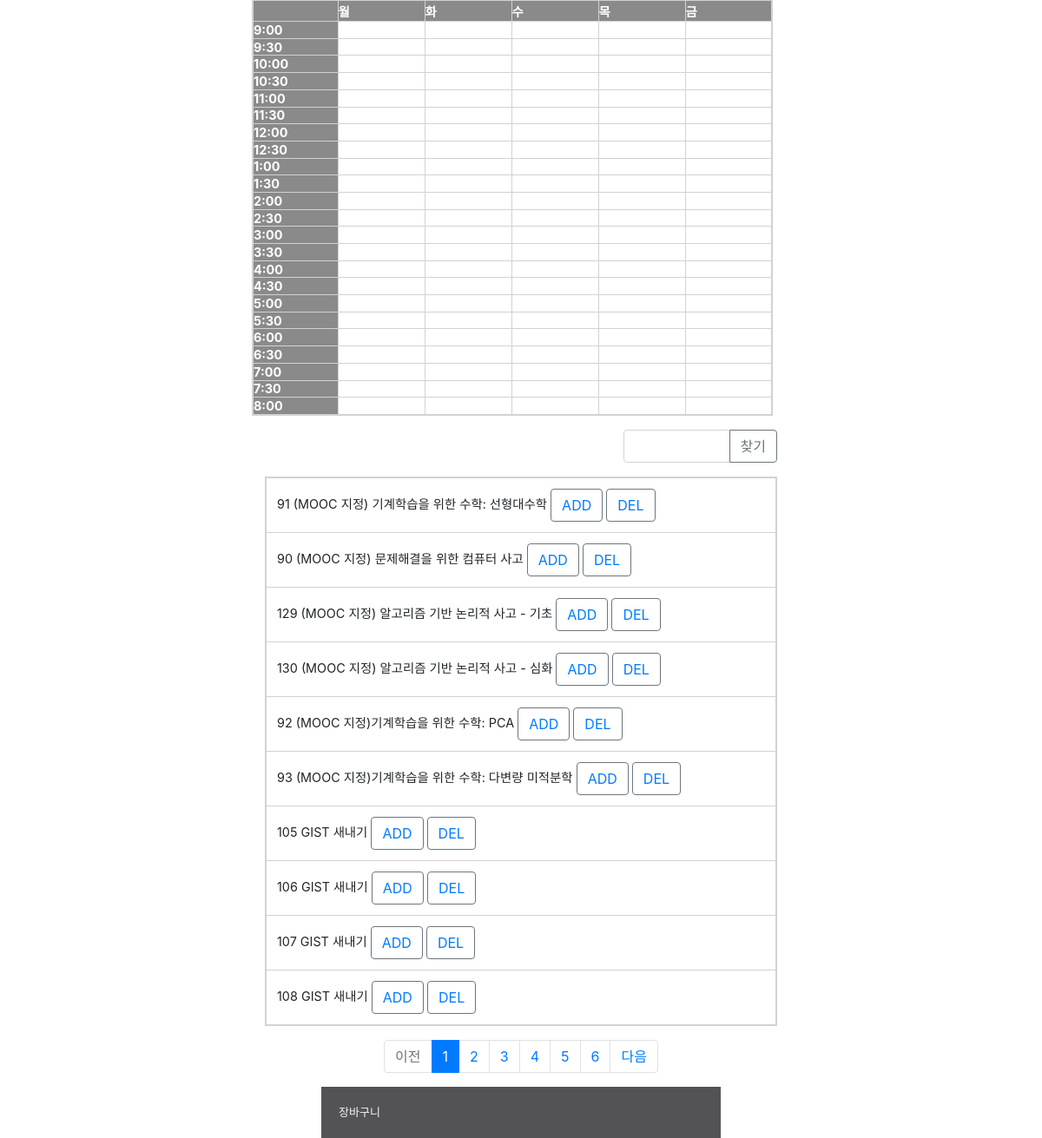
The page /timetable/ (middle part) on the database as committed earlier.
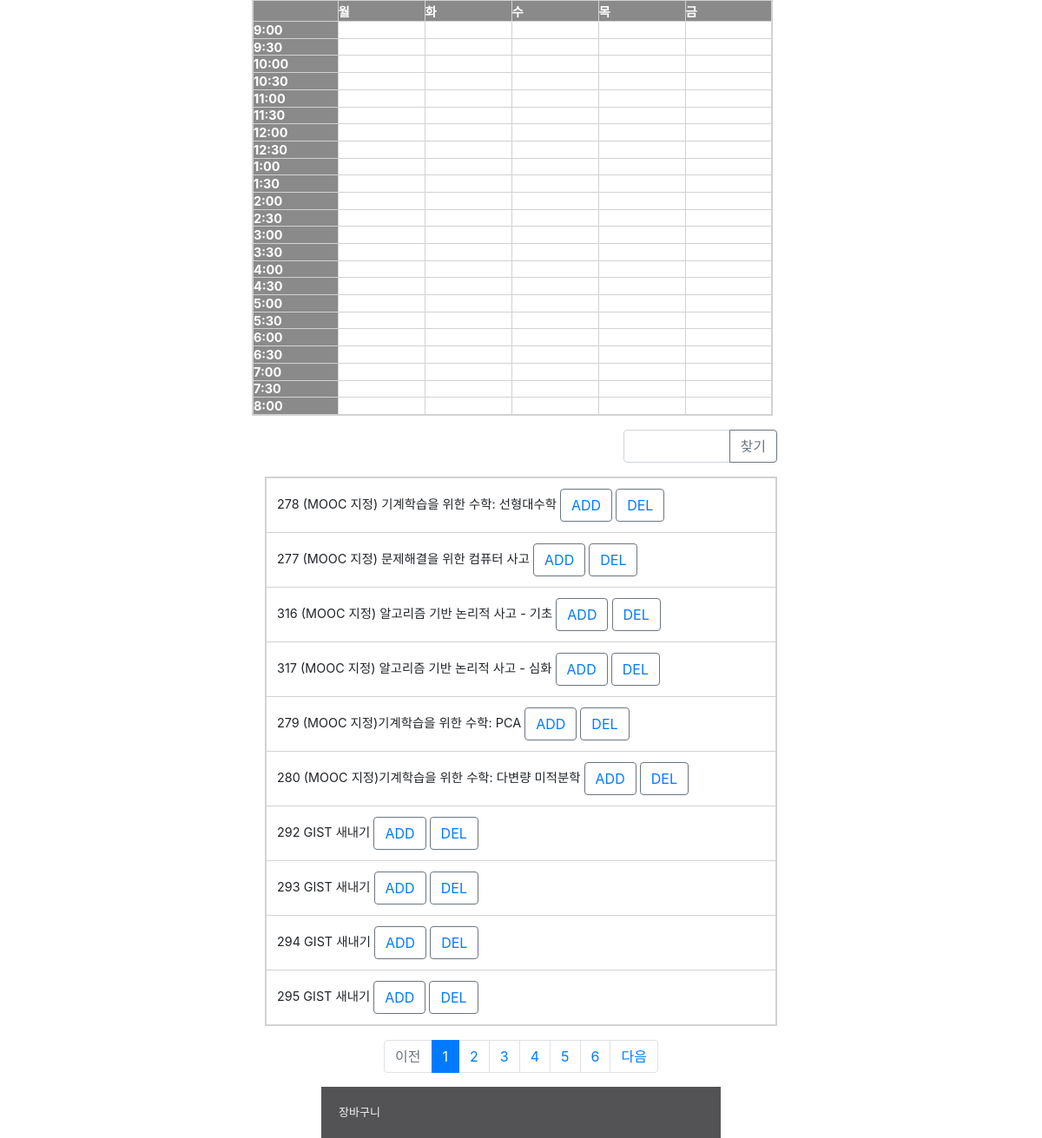
The same page on the database as committed later.
### timetable/models.py (models this page shows, shortened)
class SubjectInfo(models.Model):
    name=models.CharField(max_length=100, blank=True, null=True)
    code=models.CharField(max_length=100, blank=True, null=True)
    professor1=models.CharField(max_length=100, blank=True, null=True)
    professor2=models.CharField(max_length=100, blank=True, null=True)
    day1=models.CharField(max_length=1, blank=True, null=True)
    day2=models.CharField(max_length=1, blank=True, null=True)
    day3=models.CharField(max_length=1, blank=True, null=True)
    day4=models.CharField(max_length=1, blank=True, null=True)
    start_h1=models.PositiveSmallIntegerField(blank=True, null=True)
    start_m1=models.PositiveSmallIntegerField(blank=True, null=True)
    fin_h1=models.PositiveSmallIntegerField(blank=True, null=True)
    fin_m1=models.PositiveSmallIntegerField(blank=True, null=True)
    start_h2=models.PositiveSmallIntegerField(blank=True, null=True)
    start_m2=models.PositiveSmallIntegerField(blank=True, null=True)
    fin_h2=models.PositiveSmallIntegerField(blank=True, null=True)
    fin_m2=models.PositiveSmallIntegerField(blank=True, null=True)
    start_m3=models.PositiveSmallIntegerField(blank=True, null=True)
    start_h3=models.PositiveSmallIntegerField(blank=True, null=True)
    fin_h3=models.PositiveSmallIntegerField(blank=True, null=True)
    fin_m3=models.PositiveSmallIntegerField(blank=True, null=True)
    start_h4=models.PositiveSmallIntegerField(blank=True, null=True)
    start_m4=models.PositiveSmallIntegerField(blank=True, null=True)
    fin_h4=models.PositiveSmallIntegerField(blank=True, null=True)
    fin_m4=models.PositiveSmallIntegerField(blank=True, null=True)
    start_time1=models.CharField(max_length=100, blank=True, null=True)
    start_time2=models.CharField(max_length=100, blank=True, null=True)
    start_time3=models.CharField(max_length=100, blank=True, null=True)
    start_time4=models.CharField(max_length=100, blank=True, null=True)
    finish_time1=models.CharField(max_length=100, blank=True, null=True)
    finish_time2=models.CharField(max_length=100, blank=True, null=True)
    finish_time3=models.CharField(max_length=100, blank=True, null=True)
    finish_time4=models.CharField(max_length=100, blank=True, null=True)
    count = models.PositiveSmallIntegerField(blank=True, null=True)
    choice = models.ManyToManyField(User, related_name='choice_subject')
    added = models.BooleanField(default=False)

### timetable/views.py (the view)
# urls.py: path('', views.main),
def main(request):
    page = request.GET.get('page', '1')  # 페이지
    kw = request.GET.get('kw', '')  # 검색어
    subject_list = SubjectInfo.objects.order_by('name')
    if kw:
        subject_list = subject_list.filter(
            Q(name__icontains=kw) |
            Q(professor1__icontains=kw)
        )
    paginator = Paginator(subject_list, 10)
    page_obj = paginator.get_page(page)
    context = {'subject_list': page_obj, 'page': page, 'kw': kw}
    return render(request, 'timetable/main.html', context)

### templates/timetable/main.html (shortened to what this page needs)
{% load static %}
<html lang="en">
<head>
    <link rel="stylesheet" type="text/css" href="{% static 'style_signup.css' %}" />
    <link rel="stylesheet" type="text/css" href="{% static 'bootstrap.min.css' %}">
</head>
<body>
{% include "navbar.html" %}
<div class="line">
    <div>&nbsp</div>
    <div id="login_back">
        <table width="600" height="480" style="color: #121212">
            <tr width="10%">
                <th id="table0_0"></th>
                <th id="table0_1">월</th>
                <th id="table0_2">화</th>
                <th id="table0_3">수</th>
                <th id="table0_4">목</th>
                <th id="table0_5">금</th>
            </tr>
            <tr>
                <th id="table2_0">9:00</th>
                <td id="table2_1"></td>
                <td id="table2_2"></td>
                <td id="table2_3"></td>
                <td id="table2_4"></td>
                <td id="table2_5"></td>
            </tr>
            <tr>
                <th id="table3_0">9:30</th>
                <td id="table3_1"></td>
                <td id="table3_2"></td>
                <td id="table3_3"></td>
                <td id="table3_4"></td>
                <td id="table3_5"></td>
            </tr>
            <tr>
                <th id="table4_0">10:00</th>
                <td id="table4_1"></td>
                <td id="table4_2"></td>
                <td id="table4_3"></td>
                <td id="table4_4"></td>
                <td id="table4_5"></td>
            </tr>
            <tr>
                <th id="table6_0">10:30</th>
                <td id="table6_1"></td>
                <td id="table6_2"></td>
                <td id="table6_3"></td>
                <td id="table6_4"></td>
                <td id="table6_5"></td>
            </tr>
            <tr>
                <th id="table7_0">11:00</th>
                <td id="table7_1"></td>
                <td id="table7_2"></td>
                <td id="table7_3"></td>
                <td id="table7_4"></td>
                <td id="table7_5"></td>
            </tr>
            <tr>
                <th id="table5_0">11:30</th>
                <td id="table5_1"></td>
                <td id="table5_2"></td>
                <td id="table5_3"></td>
                <td id="table5_4"></td>
                <td id="table5_5"></td>
            </tr>
            <tr>
                <th id="table6_0">12:00</th>
                <td id="table6_1"></td>
                <td id="table6_2"></td>
                <td id="table6_3"></td>
                <td id="table6_4"></td>
                <td id="table6_5"></td>
            </tr>
            <tr>
                <th id="table7_0">12:30</th>
                <td id="table7_1"></td>
                <td id="table7_2"></td>
                <td id="table7_3"></td>
                <td id="table7_4"></td>
                <td id="table7_5"></td>
            </tr>
            <tr>
                <th id="table8_0">1:00</th>
                <td id="table8_1"></td>
                <td id="table8_2"></td>
                <td id="table8_3"></td>
                <td id="table8_4"></td>
                <td id="table8_5"></td>
            </tr>
            <tr>
                <th id="table9_0">1:30</th>
                <td id="table9_1"></td>
                <td id="table9_2"></td>
                <td id="table9_3"></td>
                <td id="table9_4"></td>
                <td id="table9_5"></td>
            </tr>
            <tr>
                <th id="table10_0">2:00</th>
                <td id="table10_1"></td>
                <td id="table10_2"></td>
                <td id="table10_3"></td>
                <td id="table10_4"></td>
                <td id="table10_5"></td>
            </tr>
            <tr>
                <th id="table11_0">2:30</th>
                <td id="table11_1"></td>
                <td id="table11_2"></td>
                <td id="table11_3"></td>
                <td id="table11_4"></td>
                <td id="table11_5"></td>
            </tr>
            <tr>
                <th id="table12_0">3:00</th>
                <td id="table12_1"></td>
                <td id="table12_2"></td>
                <td id="table12_3"></td>
                <td id="table12_4"></td>
                <td id="table12_5"></td>
            </tr>
            <tr>
                <th id="table13_0">3:30</th>
                <td id="table13_1"></td>
                <td id="table13_2"></td>
                <td id="table13_3"></td>
                <td id="table13_4"></td>
                <td id="table13_5"></td>
            </tr>
            <tr>
                <th id="table14_0">4:00</th>
                <td id="table14_1"></td>
                <td id="table14_2"></td>
                <td id="table14_3"></td>
                <td id="table14_4"></td>
                <td id="table14_5"></td>
            </tr>
            <tr>
                <th id="table15_0">4:30</th>
                <td id="table15_1"></td>
                <td id="table15_2"></td>
                <td id="table15_3"></td>
                <td id="table15_4"></td>
                <td id="table15_5"></td>
            </tr>
            <tr>
                <th id="table16_0">5:00</th>
                <td id="table16_1"></td>
                <td id="table16_2"></td>
                <td id="table16_3"></td>
                <td id="table16_4"></td>
                <td id="table16_5"></td>
            </tr>
            <tr>
                <th id="table17_0">5:30</th>
                <td id="table17_1"></td>
                <td id="table17_2"></td>
                <td id="table17_3"></td>
                <td id="table17_4"></td>
                <td id="table17_5"></td>
            </tr>
            <tr>
                <th id="table18_0">6:00</th>
                <td id="table18_1"></td>
                <td id="table18_2"></td>
                <td id="table18_3"></td>
                <td id="table18_4"></td>
                <td id="table18_5"></td>
            </tr>
            <tr>
                <th id="table19_0">6:30</th>
                <td id="table19_1"></td>
                <td id="table19_2"></td>
                <td id="table19_3"></td>
                <td id="table19_4"></td>
                <td id="table19_5"></td>
            </tr>
            <tr>
                <th id="table20_0">7:00</th>
                <td id="table20_1"></td>
                <td id="table20_2"></td>
                <td id="table20_3"></td>
                <td id="table20_4"></td>
                <td id="table20_5"></td>
            </tr>
            <tr>
                <th id="table21_0">7:30</th>
                <td id="table21_1"></td>
                <td id="table21_2"></td>
                <td id="table21_3"></td>
                <td id="table21_4"></td>
                <td id="table21_5"></td>
            </tr>
            <tr>
                <th id="table22_0">8:00</th>
                <td id="table22_1"></td>
                <td id="table22_2"></td>
                <td id="table22_3"></td>
                <td id="table22_4"></td>
                <td id="table22_5"></td>
            </tr>
        </table>
        <div class="container my-3">
            <div class="row justify-content-end my-3">
                <div class="col-4 input-group">
                    <input type="text" class="form-control kw" value="{{ kw|default_if_none:'' }}">
                    <div class="input-group-append">
                        <button class="btn btn-outline-secondary" type="button" id="btn_search">찾기</button>
                    </div>
                </div>
            </div>
            <table class = "table">
                <tbody>
                {% if subject_list %}
                {% for subject in subject_list %}
                <tr class="text-center">
                    <td class = "text-left">
                        <div>
                            {{ subject.id }}
                            {{ subject.name }}
                            <button method="get" class="btn btn-outline-secondary"> <a href="{% url 'timetable:add' subject.id %}"> ADD </a> </button>
                            <button method="get" class="btn btn-outline-secondary"> <a href="{% url 'timetable:del' subject.id %}"> DEL </a> </button>
                        </div>
                    </td>
                </tr>
                {% endfor %}
                {% else %}
                <tr>
                    <td colspan="3">강의가 없습니다.</td>
                </tr>
                {% endif %}
                </tbody>
            </table>
            <ul class="pagination justify-content-center">
                {% if subject_list.has_previous %}
                <li class="page-item">
                    <a class="page-link" data-page="{{ question_list.previous_page_number }}" href="#">이전</a>
                </li>
                {% else %}
                <li class="page-item disabled">
                    <a class="page-link" tabindex="-1" aria-disabled="true" href="#">이전</a>
                </li>
                {% endif %}
                {% for page_number in subject_list.paginator.page_range %}
                {% if page_number >= subject_list.number|add:-5 and page_number <= subject_list.number|add:5 %}
                {% if page_number == subject_list.number %}
                <li class="page-item active" aria-current="page">
                    <a class="page-link" data-page="{{ page_number }}" href="#">{{ page_number }}</a>
                </li>
                {% else %}
                <li class="page-item">
                    <a class="page-link" data-page="{{ page_number }}" href="#">{{ page_number }}</a>
                </li>
                {% endif %}
                {% endif %}
                {% endfor %}
                {% if subject_list.has_next %}
                <li class="page-item">
                    <a class="page-link" data-page="{{ subject_list.next_page_number }}" href="#">다음</a>
                </li>
                {% else %}
                <li class="page-item disabled">
                    <a class="page-link" tabindex="-1" aria-disabled="true" href="#">다음</a>
                </li>
                {% endif %}
            </ul>
            <div id="result_back">
                <div id="result">장바구니<br /></div>
            </div>
        </div>
    </div>
</div>
</html>

### templates/navbar.html (shortened to what this page needs)
<!DOCTYPE html>

### static/style_signup.css (style rules this page uses)
* { margin: 0; padding: 0; }
body { background: #f5f6f7; }
#login_back { position: relative; }
.line { display: grid; grid-template-columns: 1fr 620px 1fr; }
table { border: 2px solid #d2d2d2; border-collapse: collapse; font-size: 0.9em; }
th, td { border: 1px solid #d2d2d2; border-collapse: collapse; }
th { height: 5px; background-color: rgb(138, 138, 138); color: white; }
td { width: 100px; height: 10px; text-align: center; }
#result { color: #f5f6f7; margin: 0px auto; border: 0px; font-size: 13px; }
#result_back { font-size: 15px; margin: 0px auto; border: 0px; width: 460px; padding: 20px; background: rgb(83, 83, 85); }

Rows that differ between the two databases and show on the page:
removed SubjectInfo: id "91", name "(MOOC 지정) 기계학습을 위한 수학: 선형대수학"
removed SubjectInfo: id "90", name "(MOOC 지정) 문제해결을 위한 컴퓨터 사고"
removed SubjectInfo: id "129", name "(MOOC 지정) 알고리즘 기반 논리적 사고 - 기초"
removed SubjectInfo: id "130", name "(MOOC 지정) 알고리즘 기반 논리적 사고 - 심화"
removed SubjectInfo: id "92", name "(MOOC 지정)기계학습을 위한 수학: PCA"
removed SubjectInfo: id "93", name "(MOOC 지정)기계학습을 위한 수학: 다변량 미적분학"
removed SubjectInfo: id "105", name "GIST 새내기"
removed SubjectInfo: id "106", name "GIST 새내기"
removed SubjectInfo: id "107", name "GIST 새내기"
removed SubjectInfo: id "108", name "GIST 새내기"
added SubjectInfo: id "278", name "(MOOC 지정) 기계학습을 위한 수학: 선형대수학"
added SubjectInfo: id "277", name "(MOOC 지정) 문제해결을 위한 컴퓨터 사고"
added SubjectInfo: id "316", name "(MOOC 지정) 알고리즘 기반 논리적 사고 - 기초"
added SubjectInfo: id "317", name "(MOOC 지정) 알고리즘 기반 논리적 사고 - 심화"
added SubjectInfo: id "279", name "(MOOC 지정)기계학습을 위한 수학: PCA"
added SubjectInfo: id "280", name "(MOOC 지정)기계학습을 위한 수학: 다변량 미적분학"
added SubjectInfo: id "292", name "GIST 새내기"
added SubjectInfo: id "293", name "GIST 새내기"
added SubjectInfo: id "294", name "GIST 새내기"
added SubjectInfo: id "295", name "GIST 새내기"
